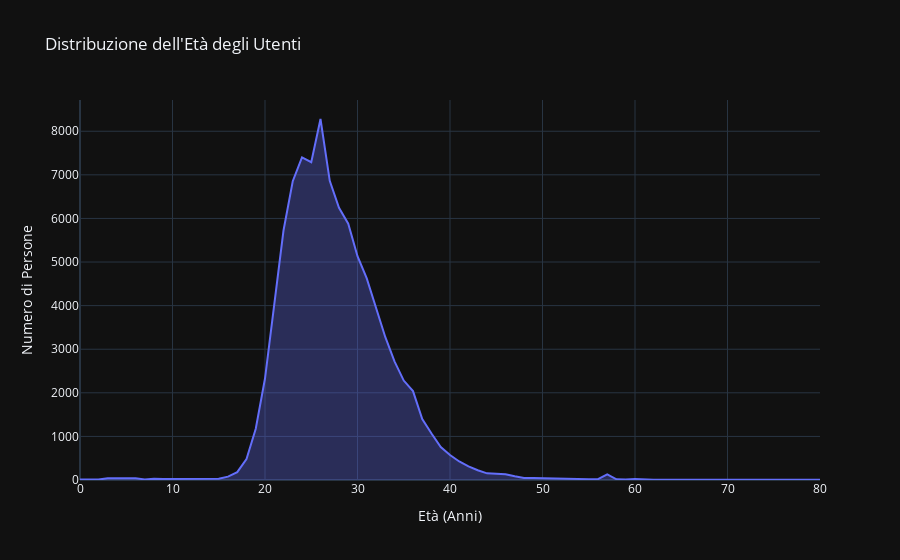

Here is the notebook cell this chart was saved with:
### Markdown cell above
## Rafforziamo ancora di più la nostra tesi:
Ormai abbiamo capito che gli anime non sono solo destinati ai bambini e per rafforzare ulteriormente la nostra tesi vogliamo mostrare qual'è l'età delle persone che amano questo mondo tramite un grafico:

### Code cell
# 1. Calcolo dell'età
# Convertiamo 'birthday' in datetime in modo sicuro (invalidi/out-of-bounds -> NaT)
profile['birthday'] = pd.to_datetime(profile['birthday'], errors='coerce', infer_datetime_format=True)

# Calcoliamo l'età (anno corrente - anno di nascita). Se birthday è NaT il risultato sarà NA.
current_year = datetime.now().year
profile['age'] = (current_year - profile['birthday'].dt.year).where(profile['birthday'].notna())

# Pulizia: rimuoviamo età non realistiche (<0 o >120) impostandole a NA e usiamo Int64 per consentire NA
profile.loc[(profile['age'] < 0) | (profile['age'] > 120), 'age'] = pd.NA
profile['age'] = profile['age'].astype('Int64')

# Opzionale: escludi utenti con età maggiore di 80 (mantieni quelli con età NA se vuoi)
profile = profile[profile['age'].isna() | (profile['age'] <= 80)]

# 2. Preparazione dei dati per il grafico ad area
# Contiamo quante persone ci sono per ogni età (escludendo i NaN) e ordiniamo
age_dist = profile['age'].dropna().value_counts().sort_index().reset_index()
age_dist.columns = ['Età', 'Conteggio']
age_dist = age_dist.sort_values('Età')

# 3. Creazione del grafico ad area moderno
fig = px.area(
    age_dist, 
    x='Età', 
    y='Conteggio',
    title='Distribuzione dell\'Età degli Utenti',
    labels={'Conteggio': 'Numero di Persone', 'Età': 'Età (Anni)'},
    template='plotly_dark'  # Tema pulito e moderno
)

# Personalizzazione estetica
fig.update_traces(
    line_color='#636EFA', 
    fillcolor='rgba(99, 110, 250, 0.3)' # Colore dell'area semi-trasparente
)

fig.show()

### Figure 1 — Plotly figure (JSON) as saved in the notebook; plotly's stock layout.template omitted (floating-point values rounded to 4 significant figures)
{"data": [{"fillcolor": "rgba(99, 110, 250, 0.3)", "fillpattern": {"shape": ""}, "hovertemplate": "Età (Anni)=%{x}<br>Numero di Persone=%{y}<extra></extra>", "legendgroup": "", "line": {"color": "#636EFA"}, "marker": {"symbol": "circle"}, "mode": "lines", "name": "", "orientation": "v", "showlegend": false, "stackgroup": "1", "type": "scatter", "x": [0, 1, 2, 3, 4, 5, 6, 7, 8, 9, 10, 11, 12, 13, 14, 15, 16, 17, 18, 19, 20, 21, 22, 23, 24, 25, 26, 27, 28, 29, 30, 31, 32, 33, 34, 35, 36, 37, 38, 39, 40, 41, 42, 43, 44, 45, 46, 47, 48, 49, 50, 51, 52, 53, 54, 55, 56, 57, 58, 59, 60, 61, 62, 63, 64, 65, 66, 67, 68, 69, 70, 71, 72, 73, 74, 75, 76, 77, 78, 79, 80], "xaxis": "x", "y": [13, 17, 10, 39, 44, 39, 41, 14, 29, 25, 25, 14, 20, 17, 28, 27, 77, 179, 479, 1175, 2328, 4061, 5723, 6854, 7399, 7291, 8281, 6862, 6244, 5878, 5134, 4624, 3967, 3282, 2722, 2281, 2039, 1398, 1065, 757, 572, 425, 314, 223, 153, 145, 133, 85, 46, 47, 41, 29, 29, 26, 20, 18, 19, 130, 17, 10, 24, 6, 5, 7, 8, 6, 10, 6, 5, 2, 2, 7, 3, 3, 2, 4, 11, 4, 5, 4, 6], "yaxis": "y"}], "layout": {"legend": {"tracegroupgap": 0}, "title": {"text": "Distribuzione dell'Età degli Utenti"}, "xaxis": {"anchor": "y", "domain": [0, 1], "title": {"text": "Età (Anni)"}}, "yaxis": {"anchor": "x", "domain": [0, 1], "title": {"text": "Numero di Persone"}}}}
